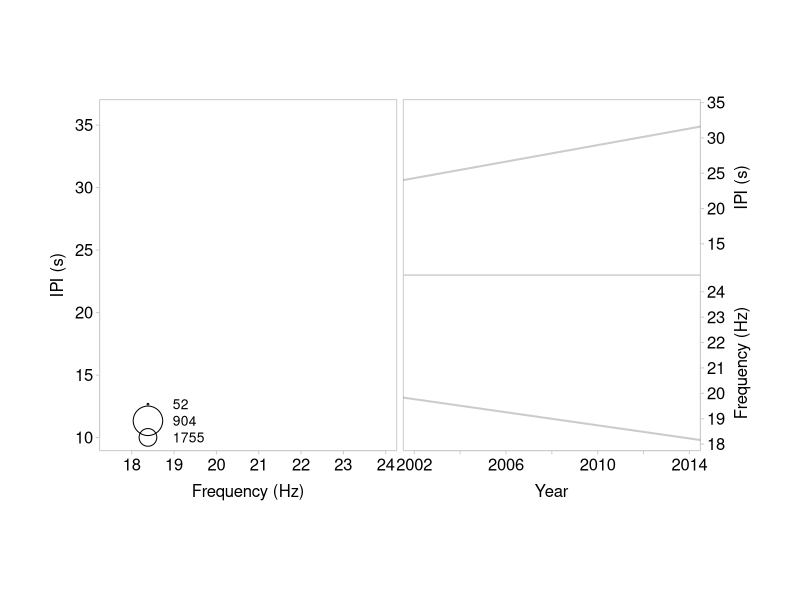

Write the R code that produced this figure.
# Create plots for Call patterns paper
#library(ggplot2)
library(scales)
library(viridis)


# Load call patterns CSV
setwd('~/Dropbox/Research/CODE/CountPatterns/fin-call-patterns/SEQ_CODE/EXPLORE_DATA/CALLPATTERNS_STATS/CALLPATTERNS_STATS/')
dat = read.csv("../../ALL_seq_summary.csv", header = TRUE)
locs = read.csv("../../stationlist.csv", header = TRUE)

# Set up station colors
cpal_sta = c('#8dd3c7','#ffffb3','#bebada','#fb8072','#80b1d3')
cpal_sta = viridis(5)


# Convert datevec to R date format
dat$datevec <- as.Date(dat$datevec, "%Y-%m-%d")
dat$month <- as.numeric(format(dat$datevec,'%m'))
dat$year <- as.numeric(format(dat$datevec,'%Y'))






#---------- Figure 5: 2 panels, Decadal F/IPI -----------

# Subset dataframe to include only Decadal analysis stations
decadedf = subset(dat,(station=='AX' | station=='KENE' | station=='KEMF') 
                  & peakcounts > 50)
# Further subset to include only notes in the low IPI/high freq group
decadedf_sub = subset(decadedf,(freq<21)&(ipi>22)) 
# Regression through decadal frequency
mod_f5_freq <- lm(freq~year, data=decadedf_sub)
mod_f5_ipi <- lm(ipi~year, data=decadedf_sub)

flims = c(17.5,24)
ipilims = c(10,36)

# Get legend point sizes
pcount_1 = decadedf$propcounts
pcount_2 = decadedf$peakcounts
count_mid = round(min(pcount_2)+(max(pcount_2)-min(pcount_2))/2)
count_min = min(pcount_2)
count_max = max(pcount_2)
pcount_mid = min(pcount_1)+(max(pcount_1)-min(pcount_1))/2
pcount_min = min(pcount_1)
pcount_max = max(pcount_1)

pdf(file="test.pdf",width=10,height=7)
fig5 = layout(matrix(c(1,2,1,3),2,2,byrow = TRUE))
par(oma=c(5,2,2,2), mgp=c(1.4,.4,0), cex.axis=1.2, cex.lab=1.2)

# Panel 1
par(mar=c(4,4,4,0.2))
plot(decadedf$freq,decadedf$ipi,
     cex=decadedf$propcounts*.6,
     col=cpal_sta[decadedf$netvec],axes=FALSE,
     xlim=flims,ylim=ipilims,
     xlab="",ylab="")
box(col="gray80")  
axis(1,col="gray80",tcl=-0.2)
axis(2,col="gray80",las=2,tcl=-0.2)
mtext("IPI (s)", side=2, line=2)
mtext("Frequency (Hz)", side=1, line=2)
legend(18,14,c(toString(count_min),toString(count_mid),toString(count_max)),
       lwd='NONE',
       bty='n',
       pt.cex=decadedf$propcounts*.6,
       pch=1)


# Panel 2
par(mar=c(0,0.2,4,4))
plot(decadedf$year,decadedf$ipi,
     cex=decadedf$propcounts*.6, axes=FALSE,
     col=cpal_sta[decadedf$netvec],
     xlim=c(2002,2014))
box(col="gray80")
axis(4,col="gray80",las=2,tcl=-0.2)
abline(mod_f5_ipi,col=alpha("black",0.2),lw=2)
mtext("IPI (s)", side=4, line=2)

# Panel 3
par(mar=c(4,0.2,0,4))
plot(decadedf$year,decadedf$freq,
     cex=decadedf$propcounts*.6, axes=FALSE,
     col=cpal_sta[decadedf$netvec],
     xlim=c(2002,2014),
     xlab="",ylab="")
box(col="gray80")
axis(4,col="gray80",las=2,tcl=-0.2)
axis(1,col="gray80",tcl=-0.2)
abline(mod_f5_freq,col=alpha("black",0.2),lw=2)
mtext("Frequency (Hz)", side=4, line=2)
mtext("Year", side=1, line=2)

dev.off()
